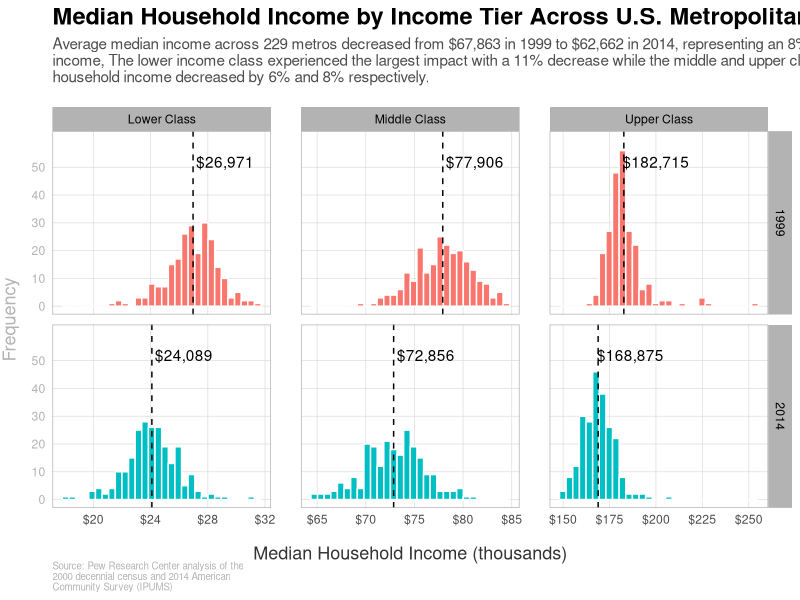

R code for this plot:
# Case-Study Title: Story Telling with Data (decision making and reasoning based-on data visualization)
# Data Analysis methodology: CRISP-DM
# Dataset: research academic paper in economics (Harvard business review magazine)
# Case Goal: Try to replicate CS_02_03_1.png: compare distribution and mean of annual income levels of population in 3 class at two years


### Required Library ----
install.packages('ggplot2')
install.packages('readxl')
library('ggplot2')
library('readxl')


### Read Data from File ----
readxl::excel_sheets("CS_02_03.xlsx")
data <- readxl::read_xlsx(path = "CS_02_03.xlsx", sheet = "3. Median HH income, metro")
dim(data)
summary(data)
str(data)


### Data PreProcessing ----
# Data Preparation
data_1 <- data[-c(1:5,8), -6]
data_1 <- as.data.frame(data_1)
colnames(data_1)[1] <- "Metropolitan area"
View(head(data_1))

data_2 = data.frame(metropolitan_area = c(''), median_HH_income = c(0), income_class = c(''), year = c(''))
for(i in 3:nrow(data_1)){
  for(j in 2:ncol(data_1)){
    data_2 <- rbind(data_2, list(data_1[i,1], data_1[i,j], data_1[2,j], data_1[1,ifelse(j < 6, 2, 6)]))
  }
}
data_2 <- data_2[-1,]

data_2$year <- factor(data_2$year)
data_2$median_HH_income <- as.numeric(data_2$median_HH_income)

View(head(data_2, 10))
dim(data_2)
colnames(data_2)
summary(data_2)

data_2$median_HH_income_per_1000 <- round(data_2$median_HH_income / 1000, 2)
data_2 <- data_2[-which(data_2$income_class == "All"),]
data_2$income_class <- factor(data_2$income_class,
                              levels = c("Lower","Middle","Upper"),
                              labels = c("Lower Class", "Middle Class", "Upper Class"))
View(head(data_2, 10))

data_means <- round(tapply(data_2$median_HH_income, list(data_2$income_class, data_2$year), mean))
data_means
class(data_means)
year <- rep(levels(data_2$year),3)
income_class <- rep(levels(data_2$income_class),each = 2)
data_means_df <- data.frame(income_class = income_class, year = year, average = as.vector(t(data_means)))
View(data_means_df)


### Data Visualization ----
ggplot(data_2, aes(x = median_HH_income_per_1000)) +
  ggtitle("Median Household Income by Income Tier Across U.S. Metropolitan Areas",
  subtitle = "Average median income across 229 metros decreased from $67,863 in 1999 to $62,662 in 2014, representing an 8% loss in\nincome, The lower income class experienced the largest impact with a 11% decrease while the middle and upper class median\nhousehold income decreased by 6% and 8% respectively.") +
  labs(caption = "Source: Pew Research Center analysis of the\n2000 decennial census and 2014 American\nCommunity Survey (IPUMS)") +
  geom_histogram(bins = 30, aes(fill = year), color = 'white') +
  facet_grid(cols = vars(income_class), rows = vars(year), scales = "free_x") +
  scale_x_continuous(labels = scales::dollar_format()) +
  scale_y_continuous(breaks = seq(0, 50, 10),
                     limits = c(0, 60)) +
  scale_fill_discrete(guide = "none") +
  geom_vline(data = data_means_df, aes(xintercept = round(average / 1000, 2)), linetype = 'dashed') +
  geom_text(data = data_means_df,
            aes(label = paste0(format("$", width = 17, justify = "right"), trimws(format(average, big.mark = ",")))), 
            x = (round(data_means_df$average / 1000, 2)), 
            y = 52) +
  xlab("Median Household Income (thousands)") +
  ylab("Frequency") +
  theme_light() +
  theme(
        plot.title = element_text(hjust = 0, color = "black", size = 17, face = "bold"),
        axis.ticks.x = element_blank(),
        axis.ticks.y = element_blank(),
        axis.text.y = element_text(color = "gray70"),
        axis.title.x = element_text(size = 13, color = "gray20", vjust = -3),
        axis.title.y = element_text(size = 13, color = "gray70", vjust = 4, margin = margin(l = 5)),
        panel.grid.minor.x = element_blank(),
        panel.grid.minor.y = element_blank(),
        plot.caption = element_text(size = 7, hjust = 0, margin = margin(t = 10), color = "gray70"),
        plot.subtitle = element_text(size = 11, color = "gray30", margin = margin(b = 15)),
        panel.spacing.x = grid::unit(x = 1.5, units = "lines"),
        panel.spacing.y = grid::unit(x = 0.5, units = "lines"),
        strip.text = element_text(color = "black"))
